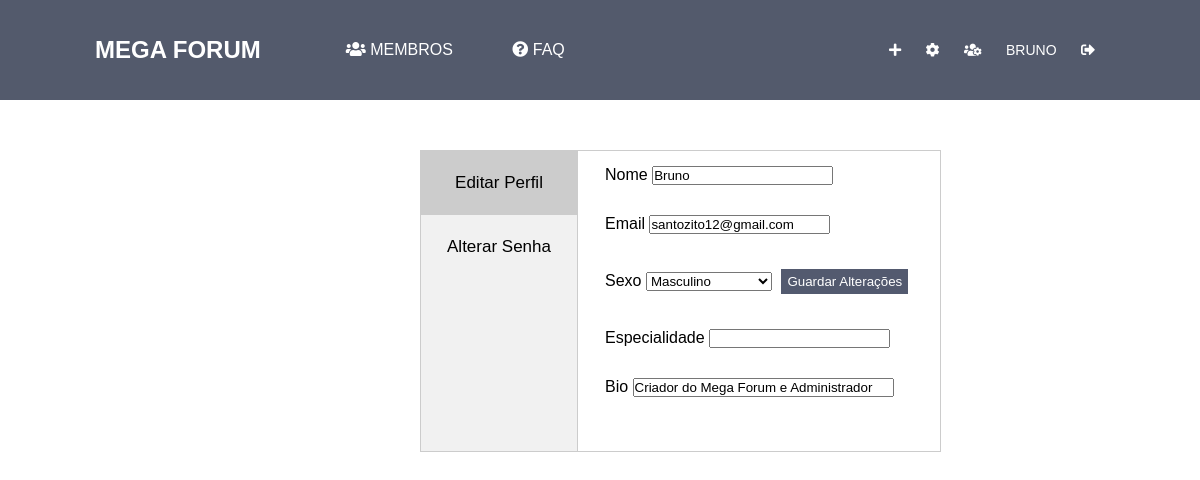
Before: /Paginas/definicoes.php (signed in) with the older database file.
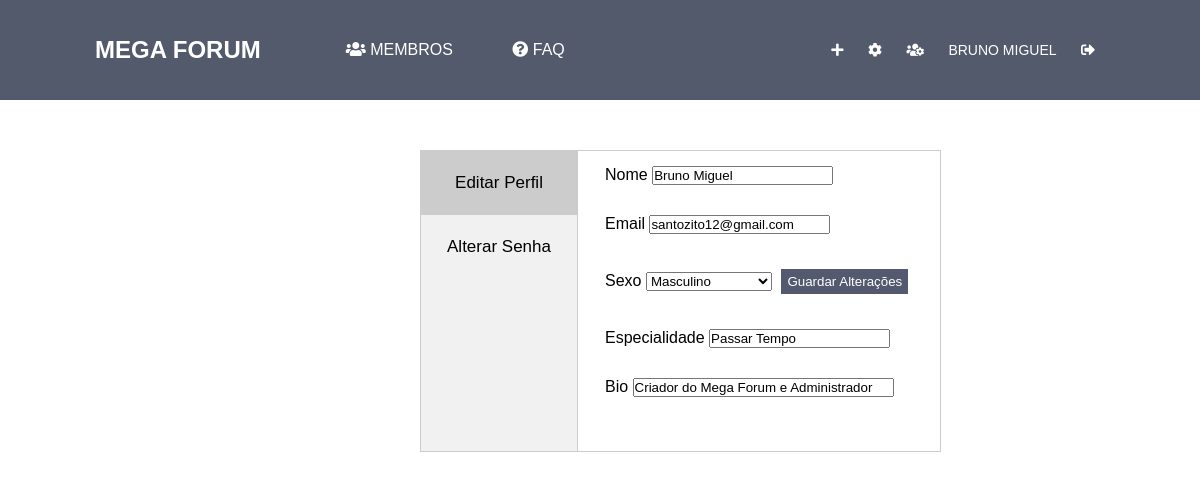
After: the same page with the newer database file.
### tables this page shows
CREATE TABLE `utilizadores` (
  `id_utilizador` int(11) NOT NULL,
  `nome_utilizador` varchar(200) NOT NULL,
  `email` varchar(200) NOT NULL,
  `password` varchar(11) NOT NULL,
  `foto` text NOT NULL,
  `type` int(11) NOT NULL,
  `data_registo` date NOT NULL,
  `sexo` text NOT NULL,
  `especialidade` varchar(255) NOT NULL,
  `bio` varchar(255) NOT NULL,
  `foto_capa` text NOT NULL,
  `link_facebook` text NOT NULL,
  `link_web` text NOT NULL,
  `link_instagram` text NOT NULL,
  `activo` int(11) NOT NULL
);

### Paginas/definicoes.php (the view, shortened to what this page needs)
<?php
    if(isset($_SESSION['username'])){
	   include 'servidor.php';
	   include 'header2.php';
?>
<!DOCTYPE html>
<html>
<head>
		<link rel="stylesheet" href="https://use.fontawesome.com/releases/v5.8.1/css/all.css">
		<link rel="stylesheet" type="text/css" href="../CSS/definicoes.css">
</head>
<body>
        <div class="main">
      		<div class="tab">
      		  <button class="tablinks" onclick="openCity(event, 'ediar_perfil')" id="defaultOpen">Editar Perfil</button>
      		  <button class="tablinks" onclick="openCity(event, 'alterar_senha')">Alterar Senha</button>
      		</div>
      <div id="ediar_perfil" class="tabcontent">
      <form id="form_nome" method="POST">
          <a>Nome </a><input type="text" name="nome_user" id="input_name" value="<?php echo utf8_encode($_SESSION['username']);?>">
      </form>
     <form id="form_email" method="POST">
      <a>Email </a><input type="text" name="email_user" id="input_email" value="<?php echo utf8_encode($_SESSION['email']);?>"><br>
    </form>
  <form id="form_user_sex" method="POST">
      <a>Sexo</a>
        <select name="option-sexo" id="select_sexo">
          <option selected disabled hidden><?php echo $res['sexo']; ?></option>
        </select>
        <button name="sexo-user" id="btn_update_sexo">Guardar Alterações</button>
  </form>
   <form id="form_especialidade" method="POST">
      <a>Especialidade </a><input type="text" name="especialidade_user" id="especialidade_user" value="<?php echo utf8_encode($res['especialidade']);?>">
  </form>
  <form id="form_bio" method="POST">
      <a>Bio </a><input type="text" name="bio_user" size="30" id="bio_user" value="<?php echo utf8_encode($res['bio']);?>">
  </form>
</div>
<?php
  }else {
    header('location: ../index.php');
  }
?>
</body>
</html>

### Paginas/header2.php (shortened to what this page needs)
<?php
  include 'servidor.php';
?>
<link rel="stylesheet" type="text/css" href="../CSS/header.css">
<link rel="stylesheet" type="text/css" href="../CSS/footer-basic-centered.css">
<div class="header">
    <h2 class="logo"><a href="../index.php">Mega Forum</a></h2>
    <ul class="menu">
      <a href="#"><i class="fas fa-users"></i> Membros</a>
      <a href="#"><i class="fas fa-question-circle"></i> FAQ</a>
    </ul>
    <ul class="header-login-menu">
       <?php if(isset($_SESSION['username'])){?>
      <a href="../Paginas/creattopic.php"><i class="fas fa-plus"></i></a>
      <a href="../Paginas/definicoes.php?<?php echo $_SESSION['id_utilizador'];?>"><i class="fas fa-cog"></i></a>
      <?php
          $id_utilizador = $_SESSION['id_utilizador'];
          $sql = "SELECT * FROM utilizadores WHERE id_utilizador = '$id_utilizador'";
          $query = mysqli_query($bd,$sql);
          $res = mysqli_fetch_assoc($query);
          if($res['type'] == 1){?>
      <a href="../Paginas/admin.php"><i class="fas fa-users-cog"></i></a>
        <?php }?>
      <a href="../Paginas/perfil_user.php?<?php echo $_SESSION['id_utilizador'];?>"><?php echo utf8_encode($_SESSION['username']);?></a>
      <a href="../index.php?logout=1"><i class="fas fa-sign-out-alt"></i></a>
    <?php }else{?>
      <a href="index.php?page=register">Criar Conta</a>
      <span>/</span>
      <a href="#" id="myBtn">Iniciar Sessão</a>
    <?php } ?>
    </ul>
  </div>

Changed rows visible on the page:
changed utilizadores "Masculino": especialidade_user (not shown) → "Passar Tempo"
Other visible differences:
utf8_encode($_SESSION['username']): "BRUNO" → "BRUNO MIGUEL"
form field nome_user: "Bruno" → "Bruno Miguel"
